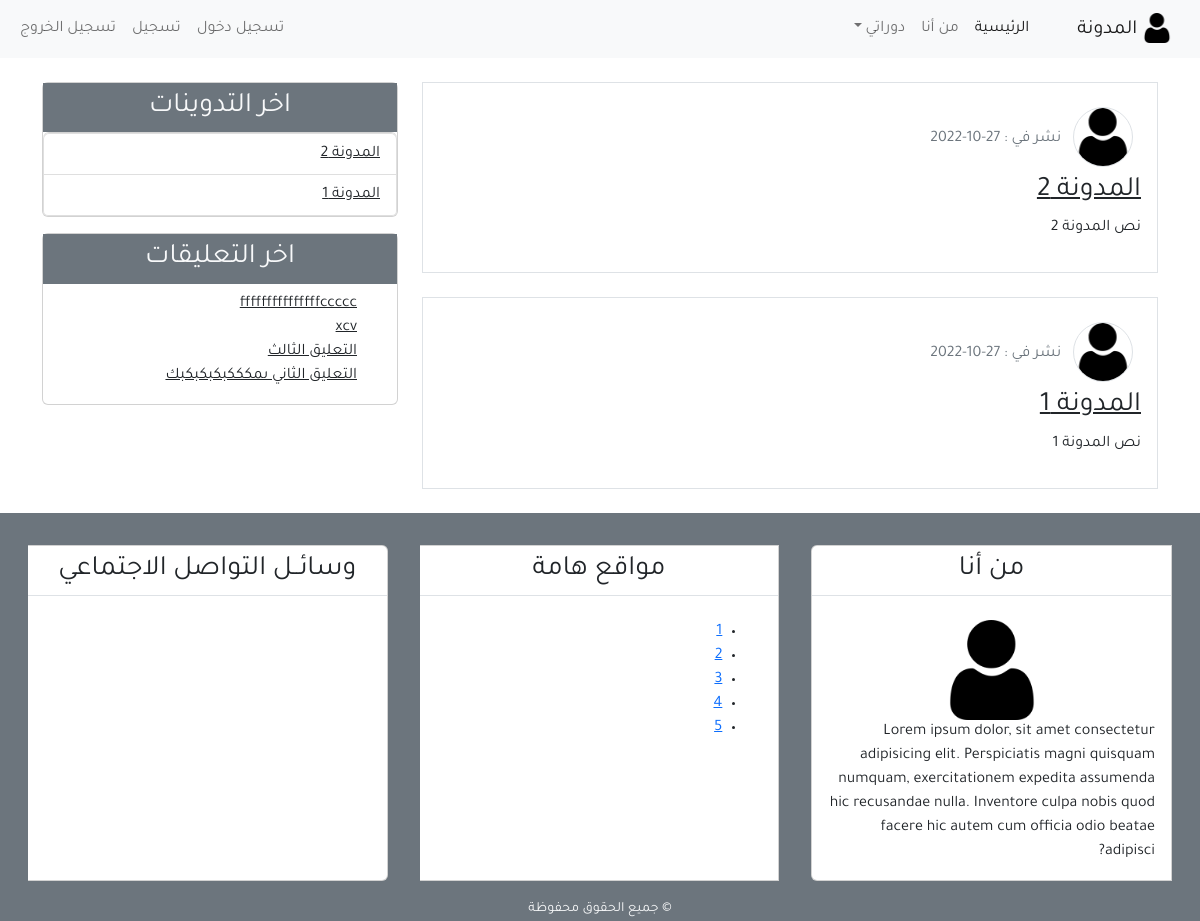
The page / on the database its author committed.
### blog/models.py (models this page shows, shortened)
class Post(models.Model):
    title      = models.CharField(max_length = 100)
    content    = models.TextField()
    post_date  = models.DateTimeField(default=timezone.now)
    post_update= models.DateTimeField(auto_now = True)
    author     = models.ForeignKey(User ,on_delete =models.CASCADE)
    class Meta :
        ordering = ('-post_date',)

class Comment(models.Model) :
  name         = models.CharField( max_length = 50,  verbose_name= 'الاسم')
  email        = models.EmailField(verbose_name= 'الايميل')
  body         = models.TextField(verbose_name= 'التعليق')
  comment_date = models.DateTimeField(auto_now_add =True)
  active       = models.BooleanField(default = False)
  post         = models.ForeignKey(Post, on_delete=models.CASCADE, related_name='comment')
  class Meta:
    ordering =('-comment_date',)

### blog/views.py (the view)
# urls.py: path('',views.home, name = "home"),
def home(request):
    context = {
        'title' : 'الصفحة الرئيسية',
        'posts'  : Post.objects.all(),
    }
    return render(request, 'blog/index.html',context)

### blog/templatetags/post_tag.py (called while the page is built)
@register.inclusion_tag('blog/lastest_post.html')
def lastest_posts():
    context = {
        'l_post' : Post.objects.all()[0:5]
    }
    return context

@register.inclusion_tag('blog/lastest_comments.html')
def lastest_comments():
    context={
        'l_comment' : Comment.objects.filter(active = True)[0:5]
    }
    return context

### blog/templates/blog/index.html (shortened to what this page needs)
{% extends 'blog/base.html' %}
{% load static %}
{% block content %}
 {% for post in posts %}
  <div class="border mb-4 p-3">
    <img src="{% static 'images/user.png'%}" alt="صورة الناشر" class="img-fluid rounded-circle border m-2 " width="60px">
    <span class="text-secondary">نشر في : {{post.post_date|date:'d-m-Y'}}</span>
    <h3><a href="{% url 'post_detail' post.id %}" class="text-dark">{{ post.title }}</a></h3>
    <p>{{ post.content}}</p>
  </div>
  {% endfor %}
{% endblock content %}

### blog/templates/blog/lastest_post.html
<ul class="list-group p-0 ">
  {% for post in l_post %}
  <li class="list-group-item"><a class="text-dark" href="{% url 'post_detail' post.id %}">{{post.title}}</a></li>
  {% endfor %}
</ul>

### blog/templates/blog/lastest_comments.html
<ul>
    {% for comment in l_comment %}
    <li class="list-group-item">
        <a class="text-dark" href="{% url 'post_detail' comment.post.id %}">
         {% if comment.body|length > 30  %}
            {{comment.body|slice:'20'}}
         {% else %}
         {{comment.body}}
         {% endif %}
        </a></li>
    {% empty %}
    <li class="list-group-item">لا توجد تعليقات</li>
    {% endfor %}
  </ul>

### static/css/main.css (style rules this page uses)
html,body { direction: rtl; text-align: right; }
body { font-family: 'Tajawal',sans-serif; }

### rows shown on the page
Post: post_date "27-10-2022", title "المدونة 2", content "نص المدونة 2"
Post: post_date "27-10-2022", title "المدونة 1", content "نص المدونة 1"
Comment: body "fffffffffffffffccccc"
Comment: body "xcv"
Comment: body "التعليق الثالث"
Comment: body "التعليق الثاني ىمكككبكبكبكبك"
